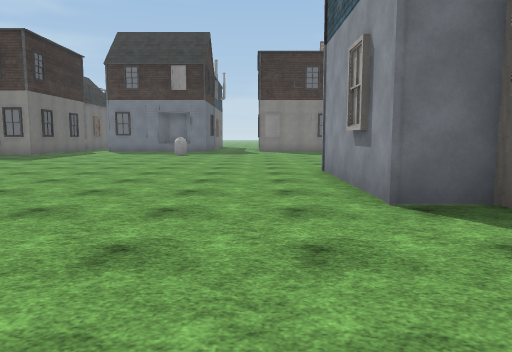
[1] (above)

24 first-person views from a walk through a 3-D level made in the Unity game engine. The camera is 1.4 m above the floor, tilts 6° down and sees 70° across. Doors are open. The floor is counted in squares, 2 m on a side. Each view is taken from the middle of a square. On the plan, view 1 faces up. The plan holds only what a view shows up to about 11 squares ahead; the rest is blank. The place goes on beyond the plan. The player is left out. Some surface patterns are stand-ins.

[2]
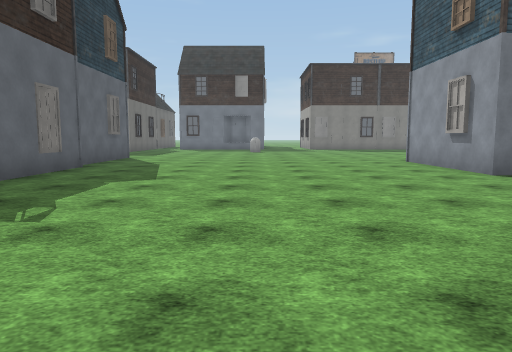

[3]
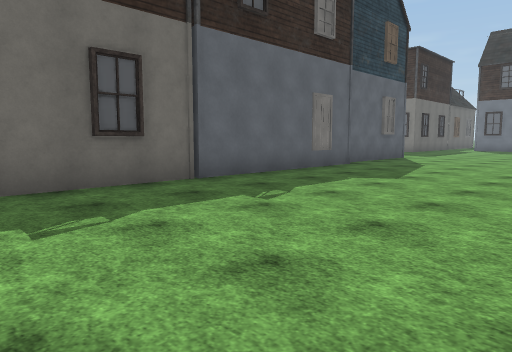

[4]
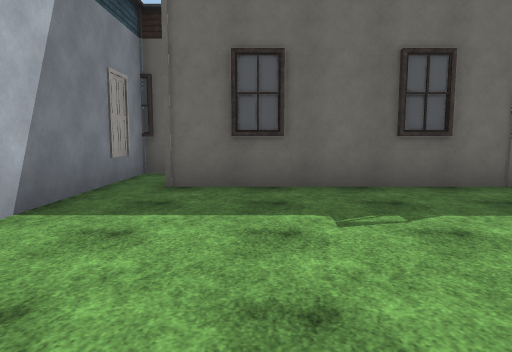

[5]
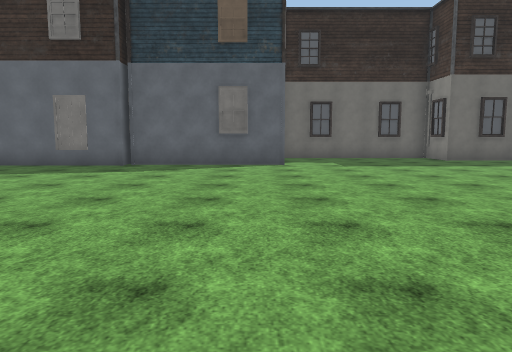

[6]
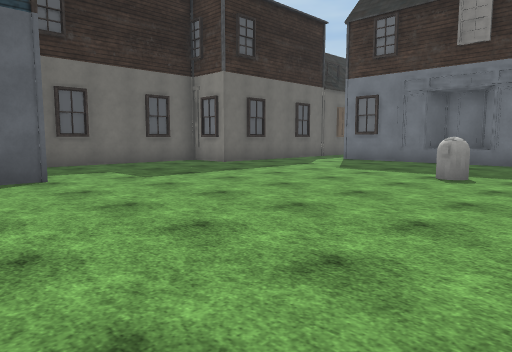

[7]
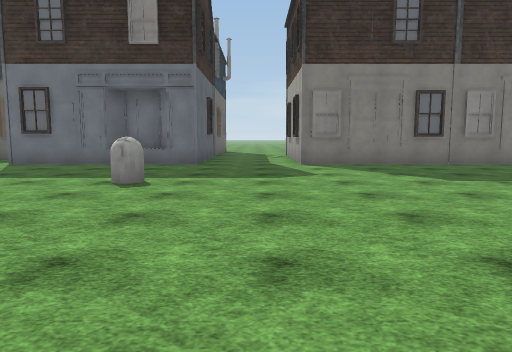

[8]
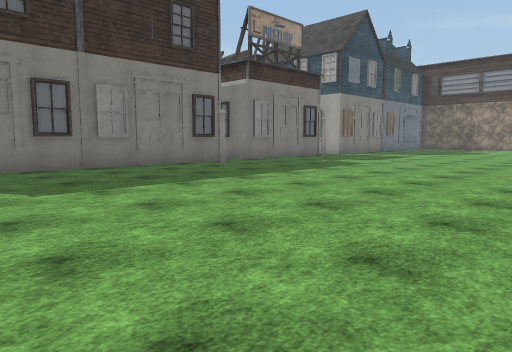

[9]
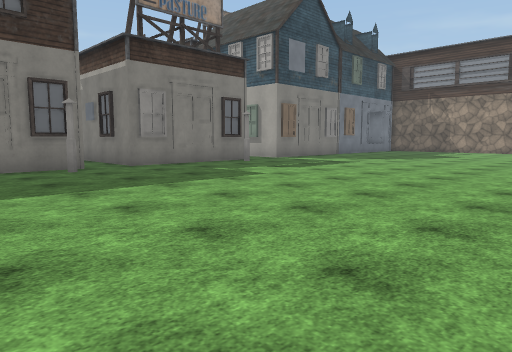

[10]
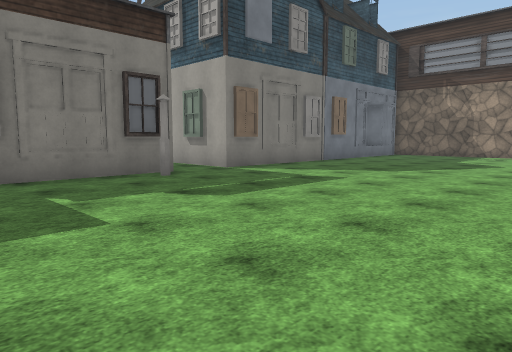

[11]
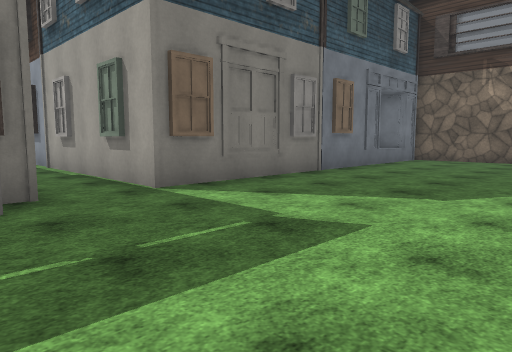

[12]
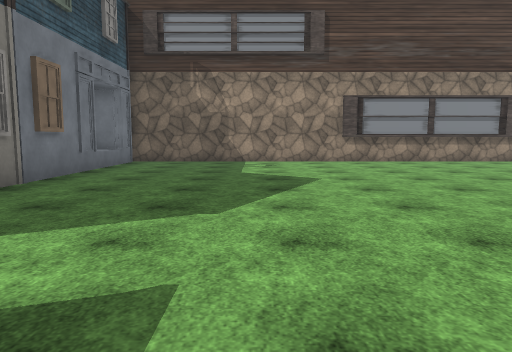

[13]
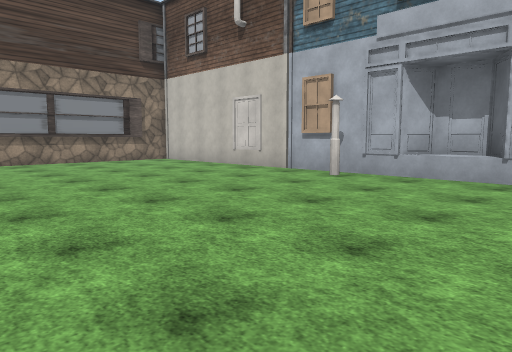

[14]
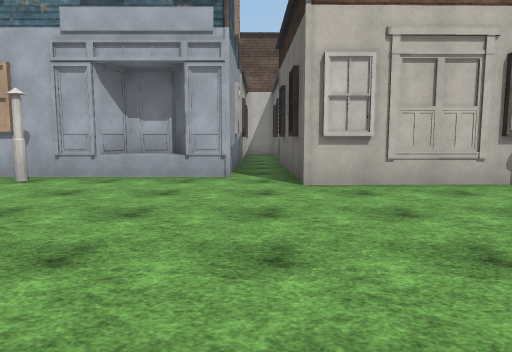

[15]
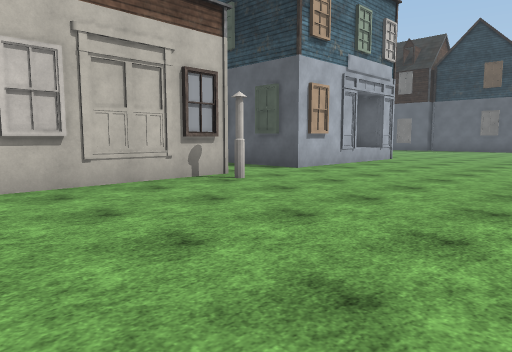

[16]
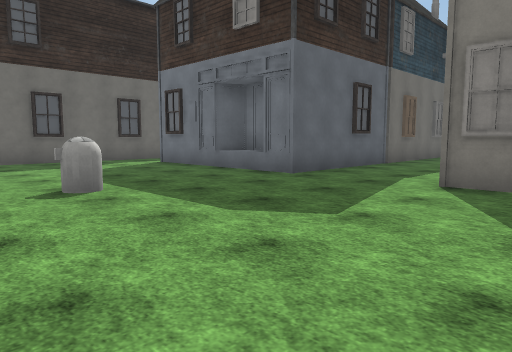

[17]
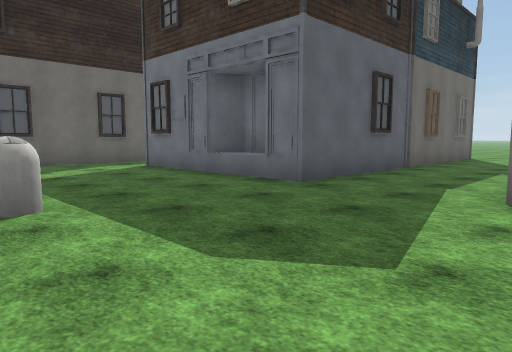

[18]
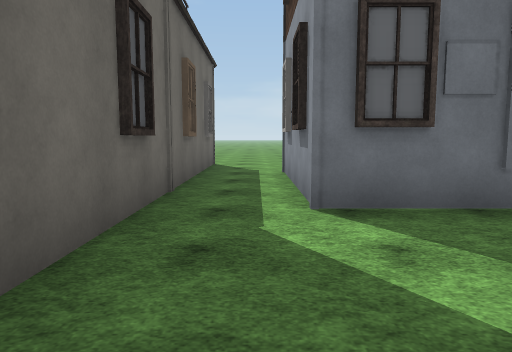

[19]
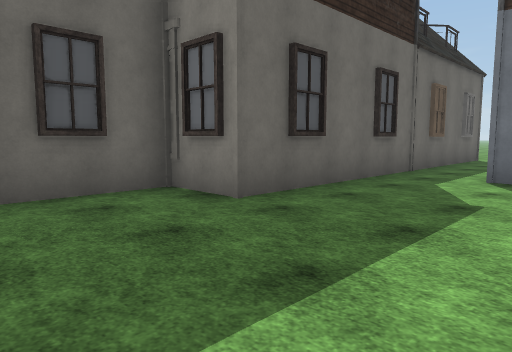

[20]
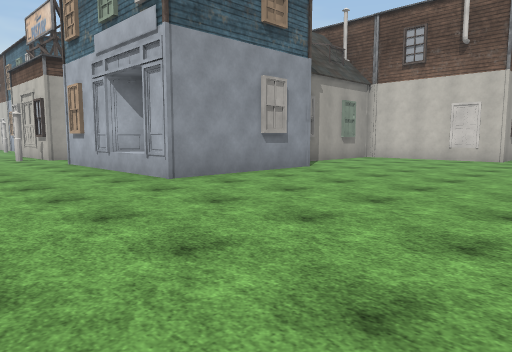

[21]
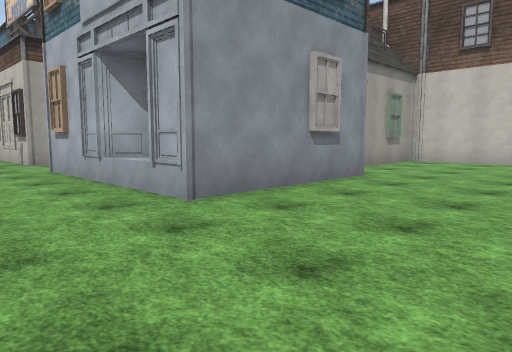

[22]
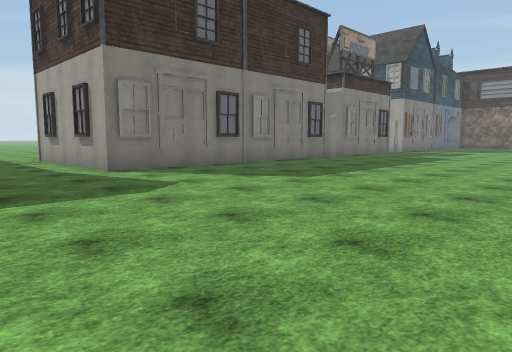

[23]
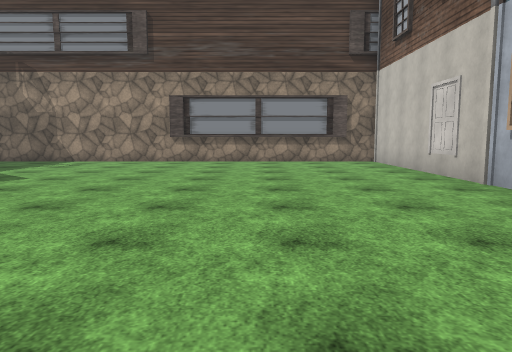

[24]
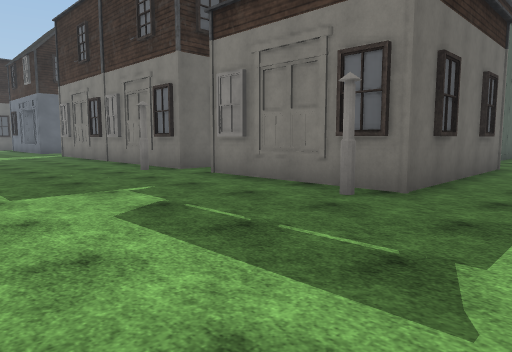

### Floor plan
Key: @ floor where view 1 was taken; # wall or solid block; . floor; B building; O other object.
Columns run from 12 left of view 1 to 24 right of it. Each row starts with its distance up from view 1.
 24    B..   B...              #
 23    B..   B..#            #.B
 22    B.B   B..B            #.B
 21    B.B   B..#        #   #.B
 20    B.#   #..B        #   #.B
 19    #.###B#..##############.BBBBBBBBB#
 18    #................#....#..........#
 17    #................................#
 16    B................................#
 15  ###.....O..........................#
 14  #..................................#
 13  #..................................#
 12  #..................................#
 11  #..................................#
 10  B..................................#
  9 B    ...............................#
  8 B    .............B..B..............#
  7     #.........#B###..####....#......#
  6     #.........#   #.    #.#B#######
  5      B........#   #     #.
  4      B........##        #.
  3      B.........         #.
  2      B.........B
  1      B.........B
  0      B......@..B
 -1      B.....####B
 -2      B.....
 -3      B.....
 -4      B....
 -5    #####.

Where each view was taken, in squares from view 1:
view 1: 0 up, 0 right, facing up
view 2: 3 down, 3 left, facing up
view 3: 3 down, 2 left, facing up-left
view 4: 3 down, 2 left, facing left
view 5: 9 up, 2 right, facing left
view 6: 8 up, 1 left, facing up-left
view 7: 9 up, 1 left, facing up
view 8: 10 up, 1 right, facing up-right
view 9: 10 up, 5 right, facing up-right
view 10: 12 up, 9 right, facing up-right
view 11: 14 up, 12 right, facing up-right
view 12: 15 up, 13 right, facing right
view 13: 13 up, 13 right, facing down-right
view 14: 13 up, 13 right, facing down
view 15: 13 up, 13 right, facing down-left
view 16: 13 up, 2 right, facing up-left
view 17: 14 up, 1 right, facing up-left
view 18: 15 up, 8 left, facing up
view 19: 12 up, 6 left, facing up-left
view 20: 11 up, 4 left, facing down-right
view 21: 10 up, 2 left, facing down-right
view 22: 11 up, 3 left, facing up-right
view 23: 10 up, 13 right, facing right
view 24: 14 up, 15 right, facing up-left
